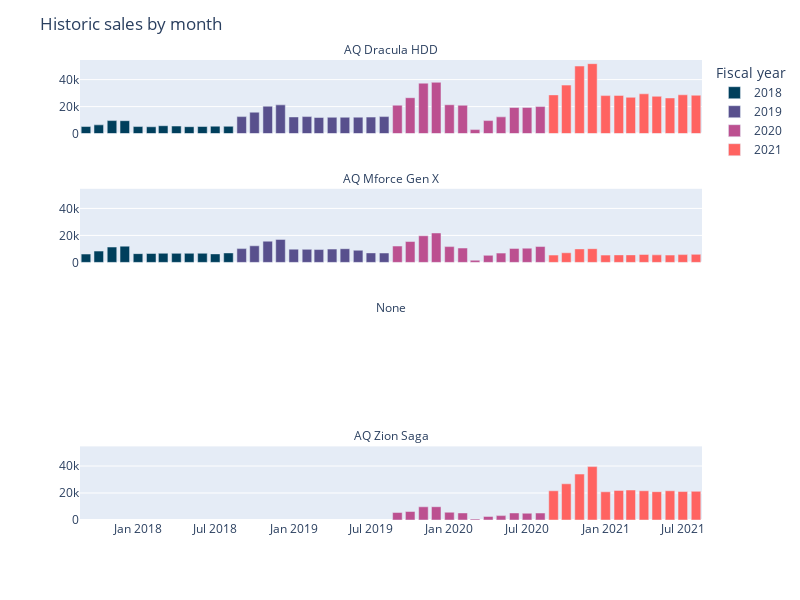

This figure's notebook cell:
### Markdown cell above
There is a jump in sales in the last months of the year. It happens with all the products.

It shows very clearly if we plot a historic chart.

### Code cell
# Build a stacked bar chart with sales on each year.

fig = px.bar(data_frame=sales_by_month_df,
             x='date',
             y='total_sold',
             facet_col='display_name',
             facet_col_wrap=1,
             color='fiscal_year',
             width =800,
             height=600,
             facet_row_spacing=0.12,

             color_discrete_sequence=custom_colors)

fig.update_yaxes(title='')
fig.update_xaxes(title='')

fig.for_each_annotation(lambda a: a.update(text = a.text.split('=')[1]))

fig.update_layout(
    title='Historic sales by month',
    legend_title_text='Fiscal year'
)
fig.show()

### Figure 1 — Plotly figure (JSON) as saved in the notebook; plotly's stock layout.template omitted (floating-point values rounded to 4 significant figures)
{"data": [{"alignmentgroup": "True", "hovertemplate": "fiscal_year=2018<br>display_name=AQ Dracula HDD<br>date=%{x}<br>total_sold=%{y}<extra></extra>", "legendgroup": "2018", "marker": {"color": "#003f5c", "pattern": {"shape": ""}}, "name": "2018", "offsetgroup": "2018", "orientation": "v", "showlegend": true, "textposition": "auto", "type": "bar", "x": ["2017-09-01", "2017-10-01", "2017-11-01", "2017-12-01", "2018-01-01", "2018-02-01", "2018-03-01", "2018-04-01", "2018-05-01", "2018-06-01", "2018-07-01", "2018-08-01"], "xaxis": "x4", "y": [5237, 6472, 9642, 9572, 5223, 5056, 5838, 5590, 5112, 5254, 5510, 5399], "yaxis": "y4"}, {"alignmentgroup": "True", "hovertemplate": "fiscal_year=2018<br>display_name=AQ Mforce Gen X<br>date=%{x}<br>total_sold=%{y}<extra></extra>", "legendgroup": "2018", "marker": {"color": "#003f5c", "pattern": {"shape": ""}}, "name": "2018", "offsetgroup": "2018", "orientation": "v", "showlegend": false, "textposition": "auto", "type": "bar", "x": ["2017-09-01", "2017-10-01", "2017-11-01", "2017-12-01", "2018-01-01", "2018-02-01", "2018-03-01", "2018-04-01", "2018-05-01", "2018-06-01", "2018-07-01", "2018-08-01"], "xaxis": "x3", "y": [6188, 8388, 11370, 12043, 6490, 6601, 6765, 6692, 6735, 6764, 6311, 7019], "yaxis": "y3"}, {"alignmentgroup": "True", "hovertemplate": "fiscal_year=2019<br>display_name=AQ Dracula HDD<br>date=%{x}<br>total_sold=%{y}<extra></extra>", "legendgroup": "2019", "marker": {"color": "#58508d", "pattern": {"shape": ""}}, "name": "2019", "offsetgroup": "2019", "orientation": "v", "showlegend": true, "textposition": "auto", "type": "bar", "x": ["2018-09-01", "2018-10-01", "2018-11-01", "2018-12-01", "2019-01-01", "2019-02-01", "2019-03-01", "2019-04-01", "2019-05-01", "2019-06-01", "2019-07-01", "2019-08-01"], "xaxis": "x4", "y": [12582, 15863, 20295, 21290, 12342, 12615, 11947, 12094, 12125, 12175, 12228, 12596], "yaxis": "y4"}, {"alignmentgroup": "True", "hovertemplate": "fiscal_year=2019<br>display_name=AQ Mforce Gen X<br>date=%{x}<br>total_sold=%{y}<extra></extra>", "legendgroup": "2019", "marker": {"color": "#58508d", "pattern": {"shape": ""}}, "name": "2019", "offsetgroup": "2019", "orientation": "v", "showlegend": false, "textposition": "auto", "type": "bar", "x": ["2018-09-01", "2018-10-01", "2018-11-01", "2018-12-01", "2019-01-01", "2019-02-01", "2019-03-01", "2019-04-01", "2019-05-01", "2019-06-01", "2019-07-01", "2019-08-01"], "xaxis": "x3", "y": [10209, 12303, 15721, 17051, 9826, 9696, 9522, 9872, 10156, 8994, 7051, 6960], "yaxis": "y3"}, {"alignmentgroup": "True", "hovertemplate": "fiscal_year=2020<br>display_name=AQ Dracula HDD<br>date=%{x}<br>total_sold=%{y}<extra></extra>", "legendgroup": "2020", "marker": {"color": "#bc5090", "pattern": {"shape": ""}}, "name": "2020", "offsetgroup": "2020", "orientation": "v", "showlegend": true, "textposition": "auto", "type": "bar", "x": ["2019-09-01", "2019-10-01", "2019-11-01", "2019-12-01", "2020-01-01", "2020-02-01", "2020-03-01", "2020-04-01", "2020-05-01", "2020-06-01", "2020-07-01", "2020-08-01"], "xaxis": "x4", "y": [21057, 26592, 37368, 38007, 21387, 21013, 2978, 9650, 12399, 19325, 19425, 20041], "yaxis": "y4"}, {"alignmentgroup": "True", "hovertemplate": "fiscal_year=2020<br>display_name=AQ Mforce Gen X<br>date=%{x}<br>total_sold=%{y}<extra></extra>", "legendgroup": "2020", "marker": {"color": "#bc5090", "pattern": {"shape": ""}}, "name": "2020", "offsetgroup": "2020", "orientation": "v", "showlegend": false, "textposition": "auto", "type": "bar", "x": ["2019-09-01", "2019-10-01", "2019-11-01", "2019-12-01", "2020-01-01", "2020-02-01", "2020-03-01", "2020-04-01", "2020-05-01", "2020-06-01", "2020-07-01", "2020-08-01"], "xaxis": "x3", "y": [12119, 15463, 19745, 21810, 11700, 10634, 1602, 5229, 6874, 10386, 10555, 11752], "yaxis": "y3"}, {"alignmentgroup": "True", "hovertemplate": "fiscal_year=2020<br>display_name=AQ Zion Saga<br>date=%{x}<br>total_sold=%{y}<extra></extra>", "legendgroup": "2020", "marker": {"color": "#bc5090", "pattern": {"shape": ""}}, "name": "2020", "offsetgroup": "2020", "orientation": "v", "showlegend": false, "textposition": "auto", "type": "bar", "x": ["2019-09-01", "2019-10-01", "2019-11-01", "2019-12-01", "2020-01-01", "2020-02-01", "2020-03-01", "2020-04-01", "2020-05-01", "2020-06-01", "2020-07-01", "2020-08-01"], "xaxis": "x", "y": [5534, 6287, 9783, 9838, 5756, 5241, 742, 2647, 3247, 5235, 5024, 5168], "yaxis": "y"}, {"alignmentgroup": "True", "hovertemplate": "fiscal_year=2021<br>display_name=AQ Dracula HDD<br>date=%{x}<br>total_sold=%{y}<extra></extra>", "legendgroup": "2021", "marker": {"color": "#ff6361", "pattern": {"shape": ""}}, "name": "2021", "offsetgroup": "2021", "orientation": "v", "showlegend": true, "textposition": "auto", "type": "bar", "x": ["2020-09-01", "2020-10-01", "2020-11-01", "2020-12-01", "2021-01-01", "2021-02-01", "2021-03-01", "2021-04-01", "2021-05-01", "2021-06-01", "2021-07-01", "2021-08-01"], "xaxis": "x4", "y": [28694, 35933, 50056, 51811, 28161, 28305, 26895, 29475, 27650, 26412, 28745, 28438], "yaxis": "y4"}, {"alignmentgroup": "True", "hovertemplate": "fiscal_year=2021<br>display_name=AQ Mforce Gen X<br>date=%{x}<br>total_sold=%{y}<extra></extra>", "legendgroup": "2021", "marker": {"color": "#ff6361", "pattern": {"shape": ""}}, "name": "2021", "offsetgroup": "2021", "orientation": "v", "showlegend": false, "textposition": "auto", "type": "bar", "x": ["2020-09-01", "2020-10-01", "2020-11-01", "2020-12-01", "2021-01-01", "2021-02-01", "2021-03-01", "2021-04-01", "2021-05-01", "2021-06-01", "2021-07-01", "2021-08-01"], "xaxis": "x3", "y": [5421, 7129, 10007, 10167, 5400, 5564, 5562, 5874, 5580, 5424, 5768, 5961], "yaxis": "y3"}, {"alignmentgroup": "True", "hovertemplate": "fiscal_year=2021<br>display_name=AQ Zion Saga<br>date=%{x}<br>total_sold=%{y}<extra></extra>", "legendgroup": "2021", "marker": {"color": "#ff6361", "pattern": {"shape": ""}}, "name": "2021", "offsetgroup": "2021", "orientation": "v", "showlegend": false, "textposition": "auto", "type": "bar", "x": ["2020-09-01", "2020-10-01", "2020-11-01", "2020-12-01", "2021-01-01", "2021-02-01", "2021-03-01", "2021-04-01", "2021-05-01", "2021-06-01", "2021-07-01", "2021-08-01"], "xaxis": "x", "y": [21660, 26818, 34031, 39566, 20906, 21941, 22216, 21677, 20987, 21655, 21080, 21269], "yaxis": "y"}], "layout": {"annotations": [{"font": {}, "showarrow": false, "text": "AQ Zion Saga", "x": 0.5, "xanchor": "center", "xref": "paper", "y": 0.16, "yanchor": "bottom", "yref": "paper"}, {"font": {}, "showarrow": false, "text": "None", "x": 0.5, "xanchor": "center", "xref": "paper", "y": 0.44, "yanchor": "bottom", "yref": "paper"}, {"font": {}, "showarrow": false, "text": "AQ Mforce Gen X", "x": 0.5, "xanchor": "center", "xref": "paper", "y": 0.72, "yanchor": "bottom", "yref": "paper"}, {"font": {}, "showarrow": false, "text": "AQ Dracula HDD", "x": 0.5, "xanchor": "center", "xref": "paper", "y": 1, "yanchor": "bottom", "yref": "paper"}], "barmode": "relative", "height": 600, "legend": {"title": {"text": "Fiscal year"}, "tracegroupgap": 0}, "margin": {"t": 60}, "title": {"text": "Historic sales by month"}, "width": 800, "xaxis": {"anchor": "y", "domain": [0, 1], "title": {"text": ""}}, "xaxis2": {"anchor": "y2", "domain": [0, 1], "matches": "x", "showticklabels": false, "title": {"text": ""}}, "xaxis3": {"anchor": "y3", "domain": [0, 1], "matches": "x", "showticklabels": false, "title": {"text": ""}}, "xaxis4": {"anchor": "y4", "domain": [0, 1], "matches": "x", "showticklabels": false, "title": {"text": ""}}, "yaxis": {"anchor": "x", "domain": [0, 0.16], "title": {"text": ""}}, "yaxis2": {"anchor": "x2", "domain": [0.28, 0.44], "matches": "y", "title": {"text": ""}}, "yaxis3": {"anchor": "x3", "domain": [0.56, 0.72], "matches": "y", "title": {"text": ""}}, "yaxis4": {"anchor": "x4", "domain": [0.84, 1], "matches": "y", "title": {"text": ""}}}}
